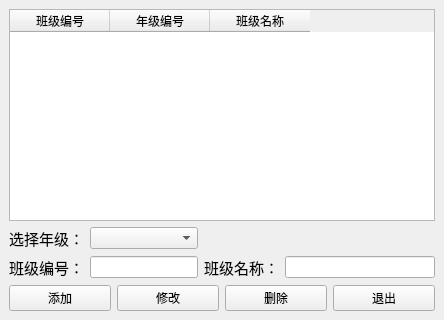
<?xml version="1.0" encoding="UTF-8"?>
<ui version="4.0">
 <class>MainWindow</class>
 <widget class="QMainWindow" name="MainWindow">
  <property name="geometry">
   <rect>
    <x>0</x>
    <y>0</y>
    <width>444</width>
    <height>320</height>
   </rect>
  </property>
  <property name="windowTitle">
   <string>班级设置</string>
  </property>
  <widget class="QWidget" name="centralwidget">
   <layout class="QGridLayout" name="gridLayout">
    <item row="2" column="0">
     <widget class="QLabel" name="label_4">
      <property name="font">
       <font>
        <pointsize>11</pointsize>
       </font>
      </property>
      <property name="text">
       <string>班级编号：</string>
      </property>
     </widget>
    </item>
    <item row="2" column="1" colspan="2">
     <widget class="QLineEdit" name="editID"/>
    </item>
    <item row="2" column="3">
     <widget class="QLabel" name="label_3">
      <property name="font">
       <font>
        <pointsize>11</pointsize>
       </font>
      </property>
      <property name="text">
       <string>班级名称：</string>
      </property>
     </widget>
    </item>
    <item row="2" column="4">
     <widget class="QLineEdit" name="editName"/>
    </item>
    <item row="3" column="0" colspan="5">
     <layout class="QHBoxLayout" name="horizontalLayout">
      <item>
       <widget class="QPushButton" name="btnAdd">
        <property name="text">
         <string>添加</string>
        </property>
       </widget>
      </item>
      <item>
       <widget class="QPushButton" name="btnEdit">
        <property name="text">
         <string>修改</string>
        </property>
       </widget>
      </item>
      <item>
       <widget class="QPushButton" name="btnDel">
        <property name="text">
         <string>删除</string>
        </property>
       </widget>
      </item>
      <item>
       <widget class="QPushButton" name="btnExit">
        <property name="text">
         <string>退出</string>
        </property>
       </widget>
      </item>
     </layout>
    </item>
    <item row="0" column="0" colspan="5">
     <widget class="QTableWidget" name="tbClass">
      <column>
       <property name="text">
        <string>班级编号</string>
       </property>
      </column>
      <column>
       <property name="text">
        <string>年级编号</string>
       </property>
      </column>
      <column>
       <property name="text">
        <string>班级名称</string>
       </property>
      </column>
     </widget>
    </item>
    <item row="1" column="0">
     <widget class="QLabel" name="label_2">
      <property name="font">
       <font>
        <pointsize>11</pointsize>
       </font>
      </property>
      <property name="text">
       <string>选择年级：</string>
      </property>
      <property name="alignment">
       <set>Qt::AlignCenter</set>
      </property>
     </widget>
    </item>
    <item row="1" column="1" colspan="2">
     <widget class="QComboBox" name="cboxGrade"/>
    </item>
   </layout>
  </widget>
 </widget>
 <resources/>
 <connections>
  <connection>
   <sender>btnExit</sender>
   <signal>clicked()</signal>
   <receiver>MainWindow</receiver>
   <slot>close()</slot>
   <hints>
    <hint type="sourcelabel">
     <x>279</x>
     <y>252</y>
    </hint>
    <hint type="destinationlabel">
     <x>307</x>
     <y>246</y>
    </hint>
   </hints>
  </connection>
 </connections>
</ui>
